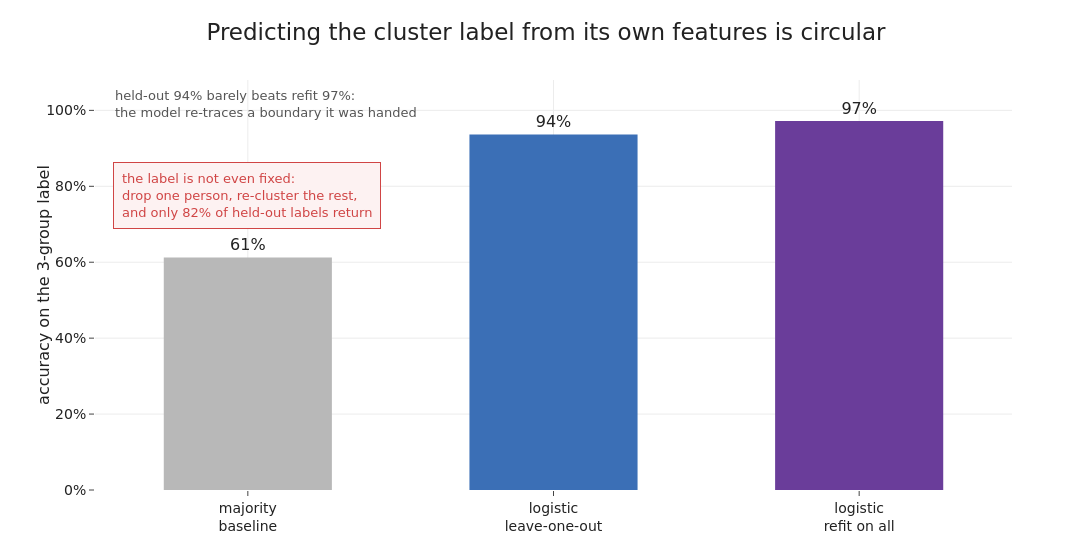

Notebook cell for this chart:
### Markdown cell above
## Is pred-1's 94% real prediction?

When leaving one person out barely lowers the score below refitting on everyone,
the model is tracing a boundary it was handed. Predicting the cluster label is
that case, because the label was computed from these twelve features. The plot
puts the held-out score next to the refit score and the majority baseline, then
adds a stability check: drop each person, re-cluster the remaining 141, and see
whether the held-out label survives.

### Code cell
base = float(pd.Series(clabel).value_counts(normalize=True).max())
clf_c = make_pipeline(StandardScaler(), LogisticRegression(max_iter=5000))
loo_acc = float((cross_val_predict(clf_c, X, clabel, cv=LeaveOneOut()) == clabel).mean())
resub = float(clf_c.fit(X, clabel).score(X, clabel))

def reclustered_label(i):
    # drop person i, re-cluster the rest, map clusters back by overlap, assign i by nearest centroid
    m = np.ones(len(keep), bool); m[i] = False
    sc = StandardScaler().fit(X[m]); Xi = sc.transform(X[m])
    li = fcluster(linkage(Xi, "ward"), 3, "maxclust")
    cents = np.array([Xi[li == k].mean(0) for k in (1, 2, 3)])
    xi = sc.transform(X[i:i + 1])[0]
    near = (1, 2, 3)[int(np.argmin(np.linalg.norm(cents - xi, axis=1)))]
    full = np.full(len(keep), -1); full[m] = li
    M = np.array([[np.sum((clabel == p) & (full == q)) for q in (1, 2, 3)] for p in (1, 2, 3)])
    r, c = linear_sum_assignment(-M); mp = {c[j] + 1: r[j] + 1 for j in range(3)}
    return mp[near]
stable = float(np.mean([reclustered_label(i) == clabel[i] for i in range(len(keep))]))
print(f"baseline {base:.3f}  LOO {loo_acc:.3f}  resubstitution {resub:.3f}  label-stability {stable:.3f}")

rows = ["majority<br>baseline", "logistic<br>leave-one-out", "logistic<br>refit on all"]
vals = [base, loo_acc, resub]
fig = go.Figure(go.Bar(x=rows, y=[v * 100 for v in vals], marker_color=[GREY, BLUE, PURPLE], width=0.55,
    text=[f"{v:.0%}" for v in vals], textposition="outside", textfont=dict(size=16), cliponaxis=False))
fig.add_annotation(xref="paper", yref="paper", x=0.02, y=0.985, showarrow=False, xanchor="left", align="left",
    text="held-out 94% barely beats refit 97%:<br>the model re-traces a boundary it was handed",
    font=dict(size=13, color="#555"))
fig.add_annotation(xref="paper", yref="paper", x=0.02, y=0.80, showarrow=False, xanchor="left", align="left",
    text=f"the label is not even fixed:<br>drop one person, re-cluster the rest,<br>"
         f"and only {stable:.0%} of held-out labels return",
    font=dict(size=13, color=RED), bordercolor=RED, borderwidth=1, borderpad=8, bgcolor="#fdf2f2")
fig.update_yaxes(title_text="accuracy on the 3-group label", range=[0, 108], ticksuffix="%")
fig.update_layout(title="Predicting the cluster label from its own features is circular")
save_fig(fig, "pp1_circularity.png", w=1120, h=560, margin=dict(l=95, r=80, t=80, b=70))

### Figure 1 — Plotly figure (JSON) as saved in the notebook; plotly's stock layout.template omitted (floating-point values rounded to 4 significant figures)
{"data": [{"cliponaxis": false, "marker": {"color": ["#b8b8b8", "#3b6fb6", "#6a3d9a"]}, "text": ["61%", "94%", "97%"], "textfont": {"size": 16}, "textposition": "outside", "type": "bar", "width": 0.55, "x": ["majority<br>baseline", "logistic<br>leave-one-out", "logistic<br>refit on all"], "y": [61.27, 93.66, 97.18]}], "layout": {"annotations": [{"align": "left", "font": {"color": "#555", "size": 13}, "showarrow": false, "text": "held-out 94% barely beats refit 97%:<br>the model re-traces a boundary it was handed", "x": 0.02, "xanchor": "left", "xref": "paper", "y": 0.985, "yref": "paper"}, {"align": "left", "bgcolor": "#fdf2f2", "bordercolor": "#d04545", "borderpad": 8, "borderwidth": 1, "font": {"color": "#d04545", "size": 13}, "showarrow": false, "text": "the label is not even fixed:<br>drop one person, re-cluster the rest,<br>and only 82% of held-out labels return", "x": 0.02, "xanchor": "left", "xref": "paper", "y": 0.8, "yref": "paper"}], "height": 560, "margin": {"b": 70, "l": 95, "r": 80, "t": 80}, "title": {"text": "Predicting the cluster label from its own features is circular"}, "width": 1120, "yaxis": {"range": [0, 108], "ticksuffix": "%", "title": {"text": "accuracy on the 3-group label"}}}}
